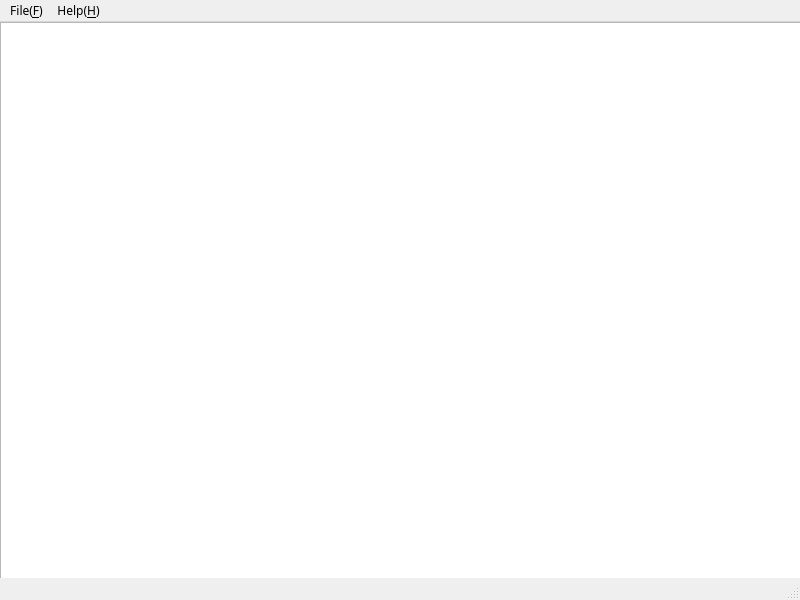
<?xml version="1.0" encoding="UTF-8"?>
<ui version="4.0">
 <class>MainWindow</class>
 <widget class="QMainWindow" name="MainWindow">
  <property name="geometry">
   <rect>
    <x>0</x>
    <y>0</y>
    <width>800</width>
    <height>600</height>
   </rect>
  </property>
  <property name="sizePolicy">
   <sizepolicy hsizetype="Expanding" vsizetype="Expanding">
    <horstretch>0</horstretch>
    <verstretch>0</verstretch>
   </sizepolicy>
  </property>
  <property name="font">
   <font>
    <family>맑은 고딕</family>
   </font>
  </property>
  <property name="windowTitle">
   <string>MainWindow</string>
  </property>
  <widget class="QWidget" name="centralwidget">
   <widget class="QPlainTextEdit" name="plainTextEdit">
    <property name="geometry">
     <rect>
      <x>0</x>
      <y>0</y>
      <width>801</width>
      <height>561</height>
     </rect>
    </property>
   </widget>
  </widget>
  <widget class="QMenuBar" name="menubar">
   <property name="geometry">
    <rect>
     <x>0</x>
     <y>0</y>
     <width>800</width>
     <height>21</height>
    </rect>
   </property>
   <widget class="QMenu" name="menuFile_F">
    <property name="title">
     <string>File(&amp;F)</string>
    </property>
    <addaction name="actionOpen"/>
    <addaction name="actionSave"/>
    <addaction name="actionSaveAs"/>
    <addaction name="actionQuit"/>
   </widget>
   <widget class="QMenu" name="menuHelp_H">
    <property name="title">
     <string>Help(&amp;H)</string>
    </property>
    <addaction name="actionAbout"/>
   </widget>
   <addaction name="menuFile_F"/>
   <addaction name="menuHelp_H"/>
  </widget>
  <widget class="QStatusBar" name="statusbar"/>
  <action name="actionAbout">
   <property name="text">
    <string>About(A)</string>
   </property>
  </action>
  <action name="actionOpen">
   <property name="text">
    <string>Open(O)</string>
   </property>
  </action>
  <action name="actionSave">
   <property name="text">
    <string>Save(S)</string>
   </property>
  </action>
  <action name="actionSaveAs">
   <property name="text">
    <string>Save as(D)</string>
   </property>
  </action>
  <action name="actionQuit">
   <property name="text">
    <string>Quit(Q)</string>
   </property>
  </action>
 </widget>
 <resources/>
 <connections/>
</ui>
